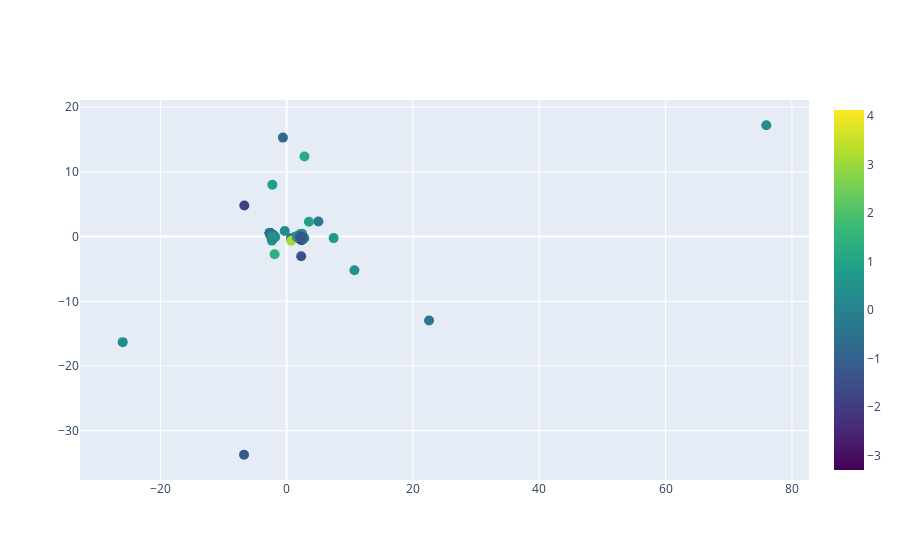

Notebook source saved alongside this figure:
### Markdown cell above
LA SIGUIENTE TIENE SENTIDO, SON ARTISTAS DE RAP POR LO QUE ESTA HACIENDO BIEN EL MODELO, EL CHOJIN, XHELAZ, R DE RUMBA, EL HINCHU

### Code cell
import plotly.graph_objects as go
import numpy as np

fig = go.Figure(data=go.Scatter(
    y = two_dimensional_songs['Y'],
    x = two_dimensional_songs['X'],
    text = two_dimensional_songs['artista']+ "_"+two_dimensional_songs['cancion'] ,
    mode='markers',
    marker=dict(
        size= 10,#'7',
        color = np.random.randn(5717), #set color equal to a variable
        colorscale='Viridis',
        showscale=True
    )
))

fig.show()

### Figure 1 — Plotly figure (JSON) as saved in the notebook; plotly's stock layout.template omitted (floating-point values rounded to 4 significant figures; data arrays with more than 128 entries replaced by an {"elided": "..."} marker saying what was removed)
{"data": [{"marker": {"color": {"elided": "5717 float values"}, "colorscale": [[0, "#440154"], [0.1111, "#482878"], [0.2222, "#3e4989"], [0.3333, "#31688e"], [0.4444, "#26828e"], [0.5556, "#1f9e89"], [0.6667, "#35b779"], [0.7778, "#6ece58"], [0.8889, "#b5de2b"], [1, "#fde725"]], "showscale": true, "size": 10}, "mode": "markers", "text": {"elided": "1864 str values"}, "type": "scatter", "x": {"elided": "1864 float values"}, "y": {"elided": "1864 float values"}}], "layout": {}}
